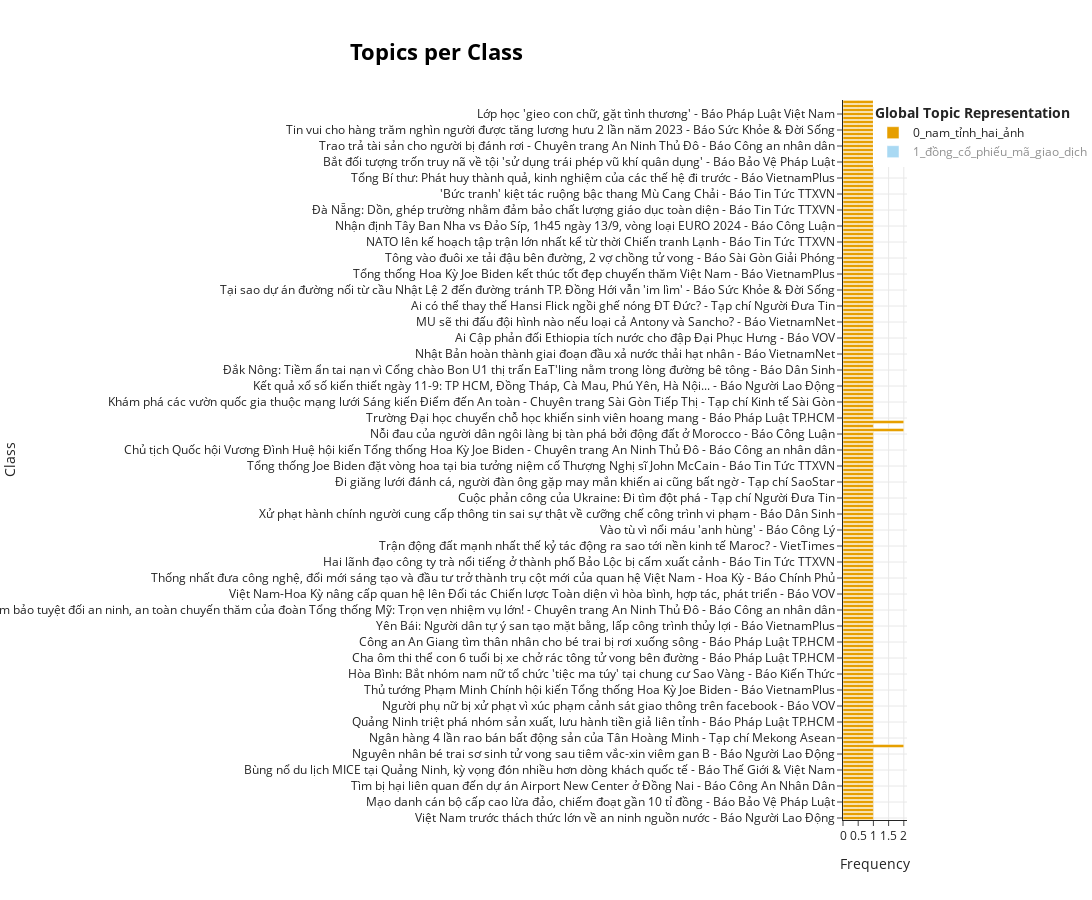

Notebook code for this chart:
### Markdown cell above
### Visualize Topics per Class

### Code cell
classes = [i for i in papers["title"]]
topics_per_class = topic_model.topics_per_class(docs, classes=classes)
topic_model.visualize_topics_per_class(topics_per_class)

### Figure 1 — Plotly figure (JSON) as saved in the notebook; plotly's stock layout.template omitted (floating-point values rounded to 4 significant figures; data arrays with more than 128 entries replaced by an {"elided": "..."} marker saying what was removed)
{"data": [{"hoverinfo": "text", "hovertext": {"elided": "180 str values"}, "marker": {"color": "#E69F00"}, "name": "0_nam_tỉnh_hai_ảnh", "orientation": "h", "type": "bar", "visible": true, "x": {"elided": "180 int values"}, "y": {"elided": "180 str values"}}, {"hoverinfo": "text", "hovertext": ["<b>Topic 1</b><br>Words: nhân_dân_tệ, tỷ_giá, đồng, thị_trường, usd", "<b>Topic 1</b><br>Words: cổ_phiếu, đồng, tỷ, rdp, lợi_nhuận", "<b>Topic 1</b><br>Words: cổ_phiếu, báo_cáo, giao_dịch, công_bố, hpx", "<b>Topic 1</b><br>Words: cổ_phiếu, phiên, mã, thị_trường, index", "<b>Topic 1</b><br>Words: xăng, dầu, phân_phối, thương_nhân, xử_phạt", "<b>Topic 1</b><br>Words: tỷ, đồng, mã, index, phiên", "<b>Topic 1</b><br>Words: cổ_phiếu, phiên, mã, sàn, đồng", "<b>Topic 1</b><br>Words: xăng, usd, thùng, giá, dầu", "<b>Topic 1</b><br>Words: nhân_dân_tệ, đồng, pboc, usd, ổn_định", "<b>Topic 1</b><br>Words: cổ_phiếu, giao_dịch, mã, đồng, hpx", "<b>Topic 1</b><br>Words: chỉ_số, giao_dịch, thị_trường, phiên, index", "<b>Topic 1</b><br>Words: mã, triệu, phiên, thị_trường, đồng", "<b>Topic 1</b><br>Words: vay, ngân_hàng, khoản, lãi_suất, nợ", "<b>Topic 1</b><br>Words: cũ, xe_máy, xe, cửa_hàng, chủ", "<b>Topic 1</b><br>Words: tỷ, đồng, cổ_phiếu, hsg, niên", "<b>Topic 1</b><br>Words: nhân_dân_tệ, đồng, kinh_tế, giảm_phát, ngân_hàng", "<b>Topic 1</b><br>Words: vàng, giá, đồng, phiên, chiều", "<b>Topic 1</b><br>Words: mã, index, phiên, cổ_phiếu, vn", "<b>Topic 1</b><br>Words: usd, đồng, vàng, giá, tỷ_giá", "<b>Topic 1</b><br>Words: mã, giao_dịch, cổ_phiếu, đồng, triệu"], "marker": {"color": "#56B4E9"}, "name": "1_đồng_cổ_phiếu_mã_giao_dịch", "orientation": "h", "type": "bar", "visible": "legendonly", "x": [1, 1, 1, 1, 1, 1, 1, 1, 1, 1, 1, 1, 1, 1, 1, 1, 1, 1, 1, 1], "y": ["Trung Quốc quyết tâm chặn đà giảm giá của đồng nhân dân tệ - Báo VOV", "Rạng Đông Holding muốn huy động 300 tỷ đồng để trả nợ - Tạp chí Người Đưa Tin", "Đầu tư Hải Phát: Nước gần vẫn… không cứu được lửa gần - Tạp chí Vnbusiness", "Chứng khoán bất ngờ lao dốc, khối ngoại bán hơn 1.000 tỉ đồng - Báo Người Lao Động", "16 thương nhân phân phối xăng dầu bị xử phạt và tước giấy phép - Báo Đầu Tư", "Thanh khoản bùng nổ, VN-Index mất đỉnh tháng 8 - Tạp chí Người Đưa Tin", "Bán tháo trên diện rộng, chứng khoán giảm sâu - Báo Sài Gòn Giải Phóng", "Giá xăng giữ nguyên sau 6 lần tăng lên tiếp, giá dầu tăng nhẹ - Tạp chí Người Đưa Tin", "Trung Quốc tăng cường đảm bảo sự ổn định của đồng nhân dân tệ - Báo VietnamPlus", "Chứng khoán thanh khoản đột biến 1,5 tỷ USD - Báo Tiền Phong", "Giới đầu tư chứng khoán 'hồi hộp' chờ đợi thông tin lạm phát của Mỹ - Báo Tin Tức TTXVN", "Nhà đầu tư 'quay xe', thị trường chìm trong sắc đỏ, VN-Index mất gần 18 điểm - Chuyên trang Đầu Tư Chứng Khoán - Báo Đầu Tư", "Vẫn còn nhiều rào cản trong cho vay để trả nợ ngân hàng khác - Báo VietnamPlus", "Chủ cửa hàng xe máy cũ ở Hà Nội: Chúng tôi chỉ còn chờ phá sản - Báo Sức Khỏe & Đời Sống", "Cổ phiếu tăng gấp 3 lần, người nhà Chủ tịch Hoa Sen thoái sạch vốn - Tạp chí Người Đưa Tin", "Đối mặt với thách thức '2 chữ D', Trung Quốc có thể phải 'hi sinh' đồng Nhân dân tệ - Tạp chí Đầu tư Tài chính", "Giá vàng trong nước tăng cao, vàng miếng áp sát mốc 69 triệu đồng - Báo VietnamNet", "Chứng khoán: Thị trường đỏ lửa, khối ngoại bán ròng 1.000 tỷ đồng - Chuyên trang An Ninh Thủ Đô - Báo Công an nhân dân", "Tỷ giá trung tâm vượt mốc 24.000 đồng/USD, vàng trong nước vững 'vị thế' - Báo Đầu Tư", "Cổ phiếu bất động sản lao dốc, VN-Index mất hơn 17 điểm - Báo Nhân Dân"]}], "layout": {"height": 900, "hoverlabel": {"bgcolor": "white", "font": {"family": "Rockwell", "size": 16}}, "legend": {"title": {"text": "<b>Global Topic Representation"}}, "title": {"font": {"color": "Black", "size": 22}, "text": "<b>Topics per Class</b>", "x": 0.4, "xanchor": "center", "y": 0.95, "yanchor": "top"}, "width": 1250, "xaxis": {"showgrid": true, "title": {"text": "Frequency"}}, "yaxis": {"showgrid": true, "title": {"text": "Class"}}}}
